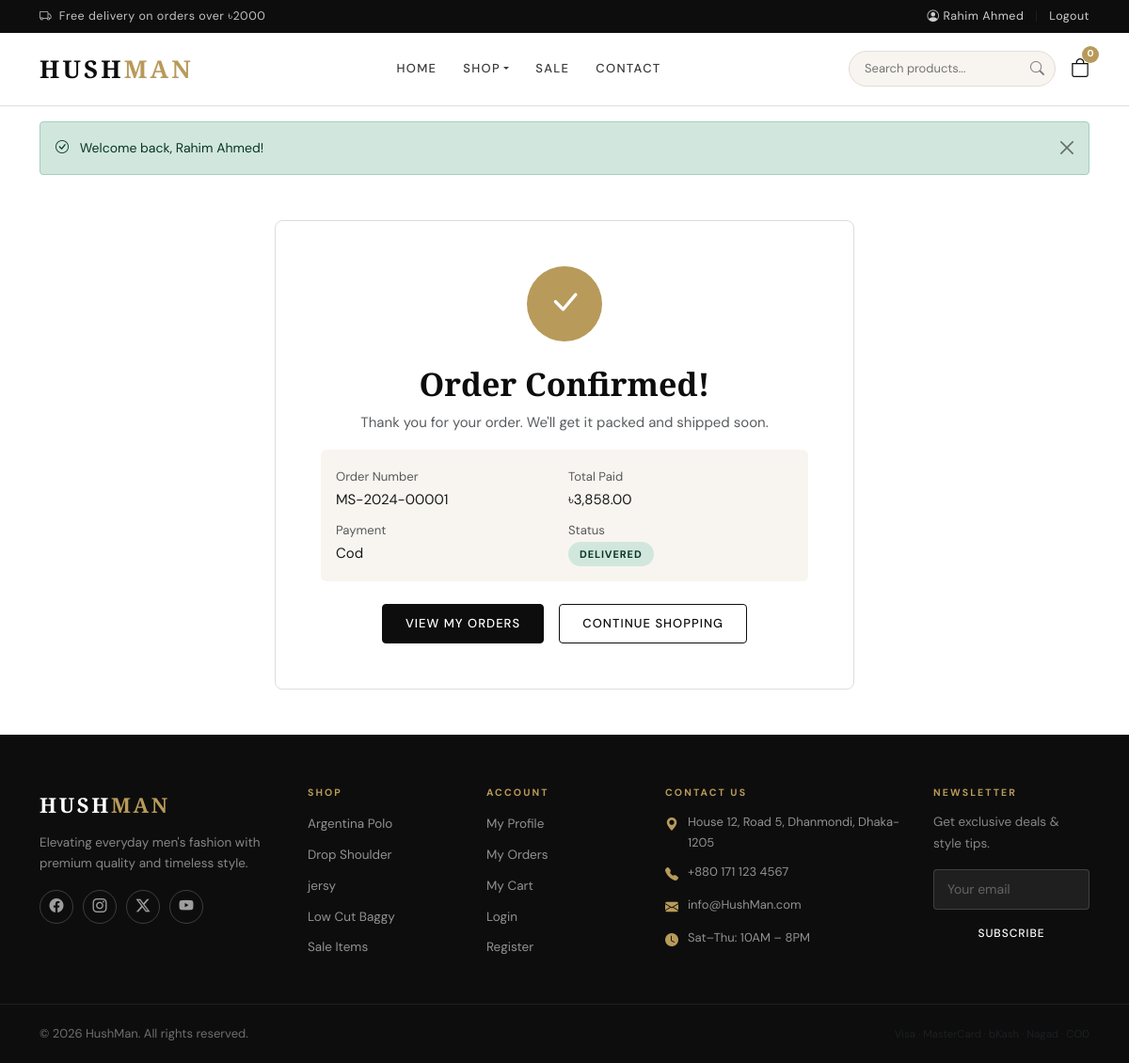
Page /pages/order-success.php?id=1 (signed in) on the committed database.
### tables this page shows
CREATE TABLE `orders` (
  `id` int(11) NOT NULL,
  `user_id` int(11) NOT NULL,
  `order_number` varchar(50) NOT NULL,
  `full_name` varchar(100) NOT NULL,
  `email` varchar(150) NOT NULL,
  `phone` varchar(20) NOT NULL,
  `address` text NOT NULL,
  `city` varchar(100) NOT NULL,
  `postal_code` varchar(20) DEFAULT NULL,
  `total_amount` decimal(10,2) NOT NULL,
  `discount_amount` decimal(10,2) DEFAULT 0.00,
  `shipping_cost` decimal(10,2) DEFAULT 60.00,
  `final_amount` decimal(10,2) NOT NULL,
  `payment_method` enum('cod','bkash','nagad','card') DEFAULT 'cod',
  `payment_status` enum('pending','paid','failed') DEFAULT 'pending',
  `order_status` enum('pending','processing','shipped','delivered','cancelled') DEFAULT 'pending',
  `notes` text DEFAULT NULL,
  `coupon_code` varchar(50) DEFAULT NULL,
  `created_at` timestamp NOT NULL DEFAULT current_timestamp(),
  `updated_at` timestamp NOT NULL DEFAULT current_timestamp() ON UPDATE current_timestamp()
);

CREATE TABLE `categories` (
  `id` int(11) NOT NULL,
  `name` varchar(100) NOT NULL,
  `slug` varchar(100) NOT NULL,
  `description` text DEFAULT NULL,
  `image` varchar(255) DEFAULT NULL,
  `is_active` tinyint(1) DEFAULT 1,
  `created_at` timestamp NOT NULL DEFAULT current_timestamp()
);

### includes/functions.php (called while the page is built, shortened)
<?php
function getCategories() {
    $db = getDB();
    $stmt = $db->query("SELECT c.*, COUNT(p.id) as product_count
        FROM categories c LEFT JOIN products p ON c.id = p.category_id AND p.is_active = 1
        WHERE c.is_active = 1 GROUP BY c.id ORDER BY c.name");
    return $stmt->fetchAll();
}
function getOrderDetails($orderId, $userId = null) {
    $db = getDB();
    $sql = "SELECT * FROM orders WHERE id = ?";
    $params = [$orderId];
    if ($userId) { $sql .= " AND user_id = ?"; $params[] = $userId; }
    $stmt = $db->prepare($sql);
    $stmt->execute($params);
    $order = $stmt->fetch();
    $stmt2 = $db->prepare("SELECT * FROM order_items WHERE order_id = ?");
    $stmt2->execute([$orderId]);
    $order['items'] = $stmt2->fetchAll();
    return $order;
}
function formatPrice($price) {
    return CURRENCY . number_format($price, 2);
}
function sanitize($input) {
    return htmlspecialchars(trim($input), ENT_QUOTES, 'UTF-8');
}
?>

### pages/order-success.php (the view, shortened to what this page needs)
<?php
require_once __DIR__ . '/../includes/functions.php';
$orderId = (int)($_GET['id'] ?? 0);
$order   = getOrderDetails($orderId, $_SESSION['user_id']);
?>
<?php require_once __DIR__ . '/../includes/header.php'; ?>
<div class="container my-5 text-center" style="max-width:640px">
  <div class="p-5 card-plain">
    <div style="width:80px;height:80px;background:var(--gold);border-radius:50%;display:flex;align-items:center;justify-content:center;margin:0 auto 24px;font-size:36px;color:white">
      <i class="bi bi-check-lg"></i>
    </div>
    <h2 style="font-family:var(--ff-display);font-size:clamp(22px,5vw,34px)">Order Confirmed!</h2>
    <p class="text-muted mb-3">Thank you for your order. We'll get it packed and shipped soon.</p>
    <div class="p-3 rounded mb-4" style="background:var(--ivory)">
      <div class="row g-2 text-start">
        <div class="col-6"><span class="text-muted small">Order Number</span><div class="fw-700"><?= sanitize($order['order_number']) ?></div></div>
        <div class="col-6"><span class="text-muted small">Total Paid</span><div class="fw-700"><?= formatPrice($order['final_amount']) ?></div></div>
        <div class="col-6"><span class="text-muted small">Payment</span><div class="fw-700 text-capitalize"><?= $order['payment_method'] ?></div></div>
        <div class="col-6"><span class="text-muted small">Status</span><div><span class="status-badge status-<?= $order['order_status'] ?>"><?= ucfirst($order['order_status']) ?></span></div></div>
      </div>
    </div>
    <div class="d-flex gap-3 justify-content-center flex-wrap">
      <a href="<?= SITE_URL ?>/pages/orders.php" class="btn btn-primary">View My Orders</a>
      <a href="<?= SITE_URL ?>/pages/shop.php" class="btn btn-outline-dark">Continue Shopping</a>
    </div>
  </div>
</div>
<?php require_once __DIR__ . '/../includes/footer.php'; ?>

### includes/footer.php (shortened to what this page needs)
<footer class="site-footer mt-5">
    <div class="footer-top">
        <div class="container">
            <div class="row g-4">
                <div class="col-lg-3 col-md-6">
                    <div class="footer-brand">HUSH<span>MAN</span></div>
                    <p class="footer-tagline">Elevating everyday men's fashion with premium quality and timeless style.</p>
                    <div class="social-links">
                        <a href="#"><i class="bi bi-facebook"></i></a>
                        <a href="#"><i class="bi bi-instagram"></i></a>
                        <a href="#"><i class="bi bi-twitter-x"></i></a>
                        <a href="#"><i class="bi bi-youtube"></i></a>
                    </div>
                </div>
                <div class="col-lg-2 col-md-3 col-6">
                    <h6 class="footer-heading">Shop</h6>
                    <ul class="footer-links">
                        <?php foreach(getCategories() as $cat): ?>
                        <li><a href="<?= SITE_URL ?>/pages/shop.php?category=<?= $cat['slug'] ?>"><?= sanitize($cat['name']) ?></a></li>
                        <?php endforeach; ?>
                        <li><a href="<?= SITE_URL ?>/pages/shop.php?sale=1">Sale Items</a></li>
                    </ul>
                </div>
                <div class="col-lg-2 col-md-3 col-6">
                    <h6 class="footer-heading">Account</h6>
                    <ul class="footer-links">
                        <li><a href="<?= SITE_URL ?>/pages/profile.php">My Profile</a></li>
                        <li><a href="<?= SITE_URL ?>/pages/orders.php">My Orders</a></li>
                        <li><a href="<?= SITE_URL ?>/pages/cart.php">My Cart</a></li>
                        <li><a href="<?= SITE_URL ?>/pages/login.php">Login</a></li>
                        <li><a href="<?= SITE_URL ?>/pages/register.php">Register</a></li>
                    </ul>
                </div>
                <div class="col-lg-3 col-md-6">
                    <h6 class="footer-heading">Contact Us</h6>
                    <ul class="footer-contact">
                        <li><i class="bi bi-geo-alt-fill"></i> House 12, Road 5, Dhanmondi, Dhaka-1205</li>
                        <li><i class="bi bi-telephone-fill"></i> <a href="tel:+8801711234567">+880 171 123 4567</a></li>
                        <li><i class="bi bi-envelope-fill"></i> <a href="mailto:info@HushMan.com">info@HushMan.com</a></li>
                        <li><i class="bi bi-clock-fill"></i> Sat–Thu: 10AM – 8PM</li>
                    </ul>
                </div>
                <div class="col-lg-2 col-md-6">
                    <h6 class="footer-heading">Newsletter</h6>
                    <p class="footer-tagline small">Get exclusive deals & style tips.</p>
                    <form class="newsletter-form" onsubmit="return false;">
                        <input type="email" placeholder="Your email" class="form-control form-control-sm mb-2">
                        <button class="btn btn-primary btn-sm w-100">Subscribe</button>
                    </form>
                </div>
            </div>
        </div>
    </div>
    <div class="footer-bottom">
        <div class="container">
            <div class="row align-items-center">
                <div class="col-md-6 text-center text-md-start">
                    <span>&copy; <?= date('Y') ?> HushMan. All rights reserved.</span>
                </div>
                <div class="col-md-6 text-center text-md-end mt-2 mt-md-0">
                    <span class="text-muted small ms-2">Visa · MasterCard · bKash · Nagad · COD</span>
                </div>
            </div>
        </div>
    </div>
</footer>
</body>
</html>

### assets/css/style.css (style rules this page uses)
:root { --black: #0d0d0d; --dark: #1a1a1a; --mid: #3a3a3a; --muted: #7a7a7a; --border: #e0ddd8; --ivory: #f8f5f0; --cream: #fdf9f4; --white: #ffffff; --gold: #b89a5a; --gold-light: #d4b87a; --danger: #c0392b; --ff-display: 'Cormorant Garamond', Georgia, serif; --ff-body: 'DM Sans', system-ui, sans-serif; --shadow-sm: 0 2px 8px rgba(0,0,0,0.06); --shadow: 0 4px 20px rgba(0,0,0,0.10); --shadow-lg: 0 8px 40px rgba(0,0,0,0.14); --radius: 4px; --radius-lg: 8px; --transition: 0.25s ease; }
*, *::before, *::after { box-sizing: border-box; }
html { scroll-behavior: smooth; }
body { font-family: var(--ff-body); font-size: 15px; color: var(--dark); background: var(--white); line-height: 1.65; }
h1, h2, h3, h4, h5 { font-family: var(--ff-display); font-weight: 600; line-height: 1.25; color: var(--black); }
a { color: inherit; text-decoration: none; transition: color var(--transition); }
.btn { font-family: var(--ff-body); font-weight: 500; font-size: 13px; letter-spacing: 0.08em; text-transform: uppercase; border-radius: var(--radius); padding: 10px 24px; transition: all var(--transition); }
.btn-primary { background: var(--black); border-color: var(--black); color: var(--white); }
.btn-outline-dark { border: 1.5px solid var(--black); color: var(--black); }
.btn-sm { padding: 7px 16px; font-size: 12px; }
.form-control, .form-select { border: 1.5px solid var(--border); border-radius: var(--radius); padding: 10px 14px; font-size: 14px; font-family: var(--ff-body); color: var(--dark); background: var(--white); transition: border-color var(--transition); }
.status-badge { display: inline-block; padding: 4px 12px; border-radius: 50px; font-size: 11px; font-weight: 700; letter-spacing: 0.08em; text-transform: uppercase; }
.status-delivered { background: #d1e7dd; color: #0a3622; }
.site-footer { background: var(--black); color: rgba(255,255,255,.7); }
.footer-top { padding: 56px 0 40px; }
.footer-bottom { border-top: 1px solid rgba(255,255,255,.08); padding: 20px 0; font-size: 13px; color: rgba(255,255,255,.4); }
.footer-brand { font-family: var(--ff-display); font-size: 22px; font-weight: 700; letter-spacing: 0.12em; color: var(--white); margin-bottom: 12px; }
.footer-brand span { color: var(--gold); }
.footer-tagline { font-size: 13.5px; color: rgba(255,255,255,.5); line-height: 1.65; margin-bottom: 16px; }
.footer-heading { font-family: var(--ff-body); font-size: 10.5px; font-weight: 700; letter-spacing: 0.2em; text-transform: uppercase; color: var(--gold); margin-bottom: 14px; }
.footer-links { list-style: none; padding: 0; margin: 0; }
.footer-links li { margin-bottom: 8px; }
.footer-links a { font-size: 13.5px; color: rgba(255,255,255,.55); transition: color var(--transition); }
.footer-contact { list-style: none; padding: 0; margin: 0; }
.footer-contact li { display: flex; gap: 10px; font-size: 13px; color: rgba(255,255,255,.55); margin-bottom: 10px; align-items: flex-start; }
.footer-contact li i { color: var(--gold); font-size: 14px; margin-top: 2px; flex-shrink: 0; }
.footer-contact a { color: rgba(255,255,255,.55); }
.social-links { display: flex; gap: 10px; }
.social-links a { width: 36px; height: 36px; border: 1px solid rgba(255,255,255,.2); border-radius: 50%; display: flex; align-items: center; justify-content: center; color: rgba(255,255,255,.6); font-size: 15px; transition: all var(--transition); }
.newsletter-form .form-control { background: rgba(255,255,255,.08); border-color: rgba(255,255,255,.15); color: var(--white); }
.newsletter-form .form-control::placeholder { color: rgba(255,255,255,.3); }
.card-plain { background: var(--white); border: 1px solid var(--border); border-radius: var(--radius-lg); }

### rows in the picture
orders: order_number "MS-2024-00001", final_amount "৳3,858.00", payment_method "Cod", order_status "DELIVERED"
categories: name "Argentina Polo"
categories: name "Drop Shoulder"
categories: name "jersy"
categories: name "Low Cut Baggy"

### other values in the picture
$_SESSION['user_name'] "Rahim Ahmed"
getCartCount() "0"
$flash['message'] "Welcome back, Rahim Ahmed!"
